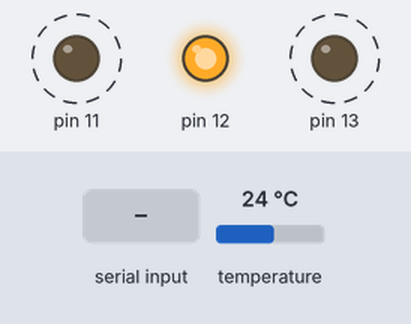
Recording of a sketch running on a simulated Arduino Uno, built with avr-gcc and run on an emulated ATmega328P. Shown: output pins drawn as LEDs (lit = HIGH). Dashed ring = blinking. The test bench sets the inputs (shaded band); at power-on: temperature 24 °C.

Above: at 1.8 s.
1.9 s: "1" received over the second serial link
At 2.7 s:
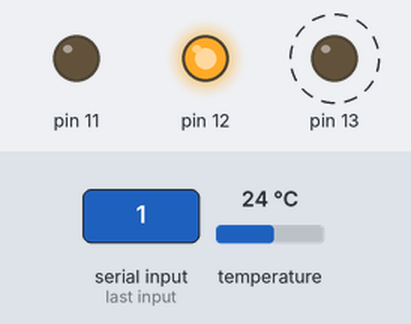
At 3.6 s:
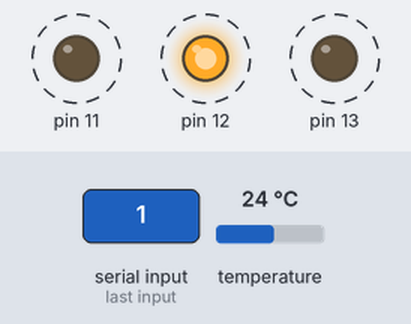
Timing chart, 0 to 12.1 s (numbered marks = the images above; inputs shaded):
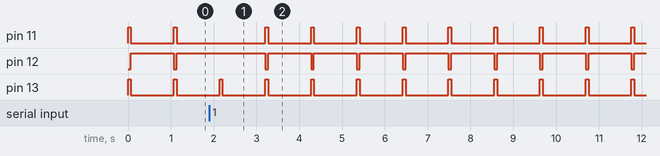

The sketch:

arduino_code.ino
```cpp
#include <ArduinoJson.h>
#include <Adafruit_BMP085.h>
#include <SoftwareSerial.h>
#include "TotalRGB.h"
#include <Servo.h>

Adafruit_BMP085 bmp;
CTotalRGB rgbControl(13, 12, 11);
//Servo servo;

SoftwareSerial mySerial(0, 1); // RX, TX

void setup() {
  rgbControl.SetColor(PURPLE);
  mySerial.begin(9600);
  bmp.begin();

  // pinMode(10, OUTPUT);
  // servo.attach(9);
}

void loop() {

  CheckSensors();

  if (mySerial.available()) {
    rgbControl.SetColor(BLUE);
    mySerial.read();
    //TODO: If a certain character comes in, start the launch sequence
  }

  SerialFlush();
  SendData("EngineTemperature", bmp.readTemperature(), 0);
  rgbControl.SetColor(PURPLE);
  delay(1000);
}

void SerialFlush(){
  while(mySerial.available() > 0) {
    char t = mySerial.read();
  }
}

void SendData(const String type, const float value, const long collectionTime){
  StaticJsonBuffer<200> jsonBuffer;
  JsonObject& data  = jsonBuffer.createObject();
  data["type"] = type;
  data["value"] = value;
  data["collectionTime"] = collectionTime;
  data.printTo(mySerial);
}

void CheckSensors(){
  while(!bmp.begin()){
    rgbControl.Blink(BLACK, RED, 100);
    digitalWrite(10, HIGH); // send high signal to buzzer
  }
  digitalWrite(10, LOW);
  rgbControl.SetColor(GREEN);
}
```

TotalRGB.cpp
```cpp
#include "TotalRGB.h"
#include "Arduino.h"

CTotalRGB::CTotalRGB(const int rPin, const int gPin, const int bPin){
  pinMode(R, OUTPUT);
  pinMode(G, OUTPUT);
  pinMode(B, OUTPUT);

  this->R = rPin;
  this->G = gPin;
  this->B = bPin;
}

void CTotalRGB::SetColor(COLOR color){
  switch(color){
    case RED:
      this->SetRGB(0, 255, 255);
      break;
    case BLUE:
      this->SetRGB(255, 255, 0);
      break;
    case GREEN:
      this->SetRGB(255, 0, 255);
      break;
    case PURPLE:
      this->SetRGB(0, 255, 0);
      break;
    case YELLOW:
      this->SetRGB(0, 0, 255);
      break;
    case WHITE:
      this->SetRGB(0, 0, 0);
      break;
    case BLACK:
      this->SetRGB(255, 255, 255);
      break;
  }
}

void CTotalRGB::SetRGB(const int rValue, const int gValue, const int bValue){
  analogWrite(this->R, rValue);
  analogWrite(this->G, gValue);
  analogWrite(this->B, bValue);
}

void CTotalRGB::Blink(const COLOR startColor, const COLOR endColor, const int blinkDelay){
  this->SetColor(startColor);
  delay(blinkDelay);
  this->SetColor(endColor);
  delay(blinkDelay);
}
```

TotalRGB.h
```cpp
enum COLOR {
  BLUE,
  RED,
  GREEN,
  PURPLE,
  YELLOW,
  WHITE,
  BLACK
};

class CTotalRGB{
  public:
    CTotalRGB(const int rPin, const int gPin, const int bPin);
    void SetColor(COLOR color);
    void SetRGB(const int rValue, const int gValue, const int bValue);
    void Blink(const COLOR startColor, const COLOR endColor, const int blinkDelay);
  private:
    int R;
    int G;
    int B;
};
```

Measured:
- by itself, pin 11, pin 13: alternates HIGH for 0.07 s and LOW for 1.0 s
- by itself, pin 12: alternates HIGH for 1.0 s and LOW for 0.07 s
